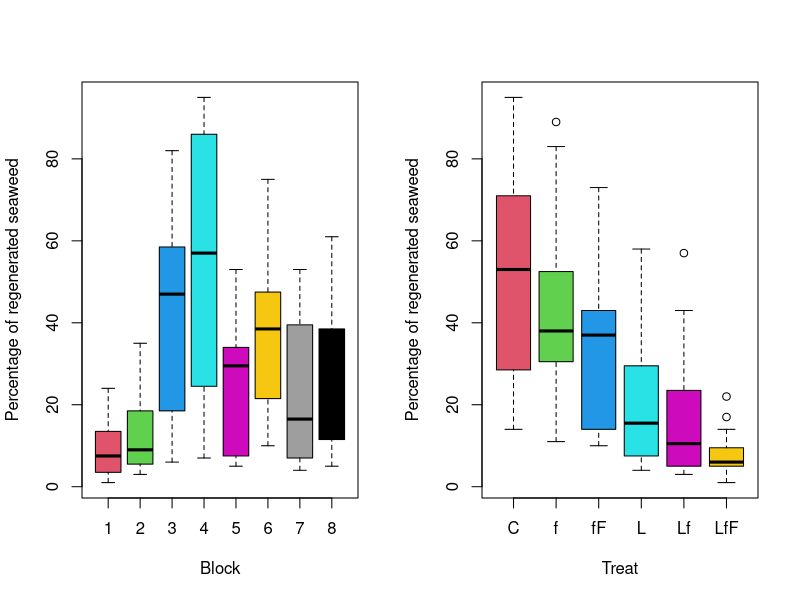
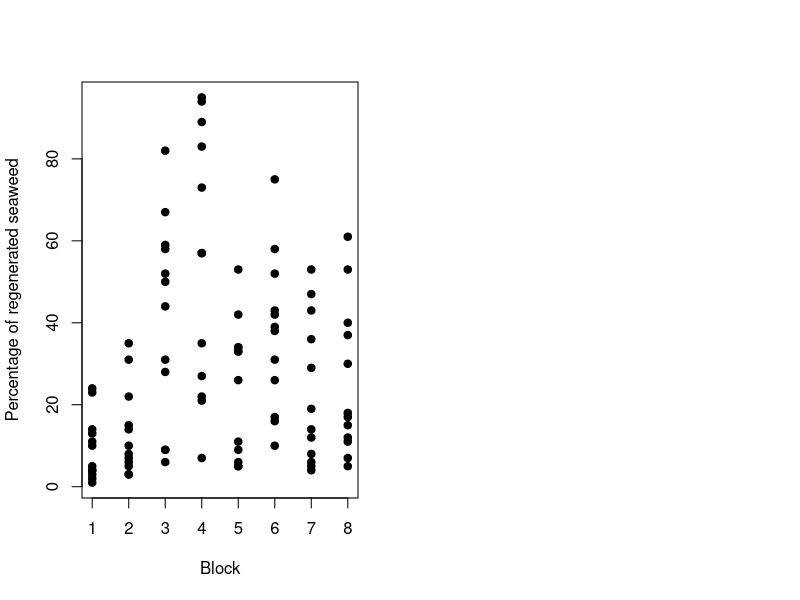

Recreate these plots in R, in order. (Note: this script raises an error after producing the figures.)
## ---- chunk 1
## set working directory
require("knitr")
require("car")
## ---- chunk 2
grazer <- read.table("fishgrazer.txt", header=TRUE)
grazer$block <- factor(grazer$block)
## ---- chunk 3
# Boxplot
par(mfrow = c(1,2))
boxplot(grazer$cover~grazer$block, grazer, xlab = "Block", ylab = "Percentage of regenerated seaweed", col = c(2,3,4,5,6,7,8,9))
boxplot(grazer$cover~grazer$treat, grazer, xlab = "Treat", ylab = "Percentage of regenerated seaweed", col = c(2,3,4,5,6,7))

# Scatter
par(mfrow = c(1,2))
plot(as.numeric(grazer$block), grazer$cover, pch=19, xlab = "Block", ylab = "Percentage of regenerated seaweed")
plot(as.numeric(grazer$treat), grazer$cover, pch=19, xlab = "Treat", ylab = "Percentage of regenerated seaweed")

# Scatter with block and treat
par(mfrow=c(1,1))
plot(as.numeric(grazer$block), grazer$cover, col = as.numeric(grazer$block)+1, pch = as.numeric(grazer$treat)+16, xlab = "Block", ylab = "Percentage of regenerated seaweed")
#legend("center", legend = c("Boys 7th", "Boys 8th", "Girls 7th", "Girls 8th"), col = c(2,3,4,5,6,7,8,9), pch = c(2,3,4,5,6,7))

# General scatter
par(mfrow=c(1,1))
plot(grazer$cover, col = as.numeric(grazer$block)+1, pch = as.numeric(grazer$treat)+16, xlab = "Block", ylab = "Percentage of regenerated seaweed")
#legend("topright", legend = c("Boys 7th", "Boys 8th", "Girls 7th", "Girls 8th"), col = c(2,3,4,5,6,7,8,9), pch = c(2,3,4,5,6,7))

# With log transformation
grazer$logcover <- log(grazer$cover)

# Boxplot with log transformation
par(mfrow = c(1,2))
boxplot(grazer$logcover~grazer$block, grazer, xlab = "Block", ylab = "Percentage of regenerated seaweed", col = c(2,3,4,5,6,7,8,9))
boxplot(grazer$logcover~grazer$treat, grazer, xlab = "Treat", ylab = "Percentage of regenerated seaweed", col = c(2,3,4,5,6,7))

# Scatter
par(mfrow = c(1,2))
plot(as.numeric(grazer$block), grazer$logcover, pch=19, xlab = "Block", ylab = "Percentage of regenerated seaweed")
plot(as.numeric(grazer$treat), grazer$logcover, pch=19, xlab = "Treat", ylab = "Percentage of regenerated seaweed")

# General scatter with log transformation
par(mfrow=c(1,1))
plot(grazer$logcover, col = as.numeric(grazer$block)+1, pch = as.numeric(grazer$treat)+16, xlab = "Block", ylab = "Percentage of regenerated seaweed")
## ---- chunk 4
# Linear model of cover given block and treat
lm1 <- lm(grazer$cover~grazer$block*grazer$treat, grazer)

# Two-way ANOVA of block and treat
anova(lm1)

# Linear model of block and treat
summary(lm1)

# Model test of block and treat
par(mfrow=c(2,2))
plot(lm1, col = grazer$block, which = 1:2, pch=19)
plot(lm1, col = grazer$treat, which = 1:2, pch=19)

# Linear model of cover given block and treat With log of cover
lm2 <- lm(grazer$logcover~grazer$block*grazer$treat, grazer)

# Two-way ANOVA of log-transformed block and treat
anova(lm2)

# Linear model of log-transformed block and treat
summary(lm2)

# Model test of log-transformed block and treat
par(mfrow=c(2,2))
plot(lm2, col = grazer$block, which = 1:2, pch=19)
plot(lm2, col = grazer$treat, which = 1:2, pch=19)
